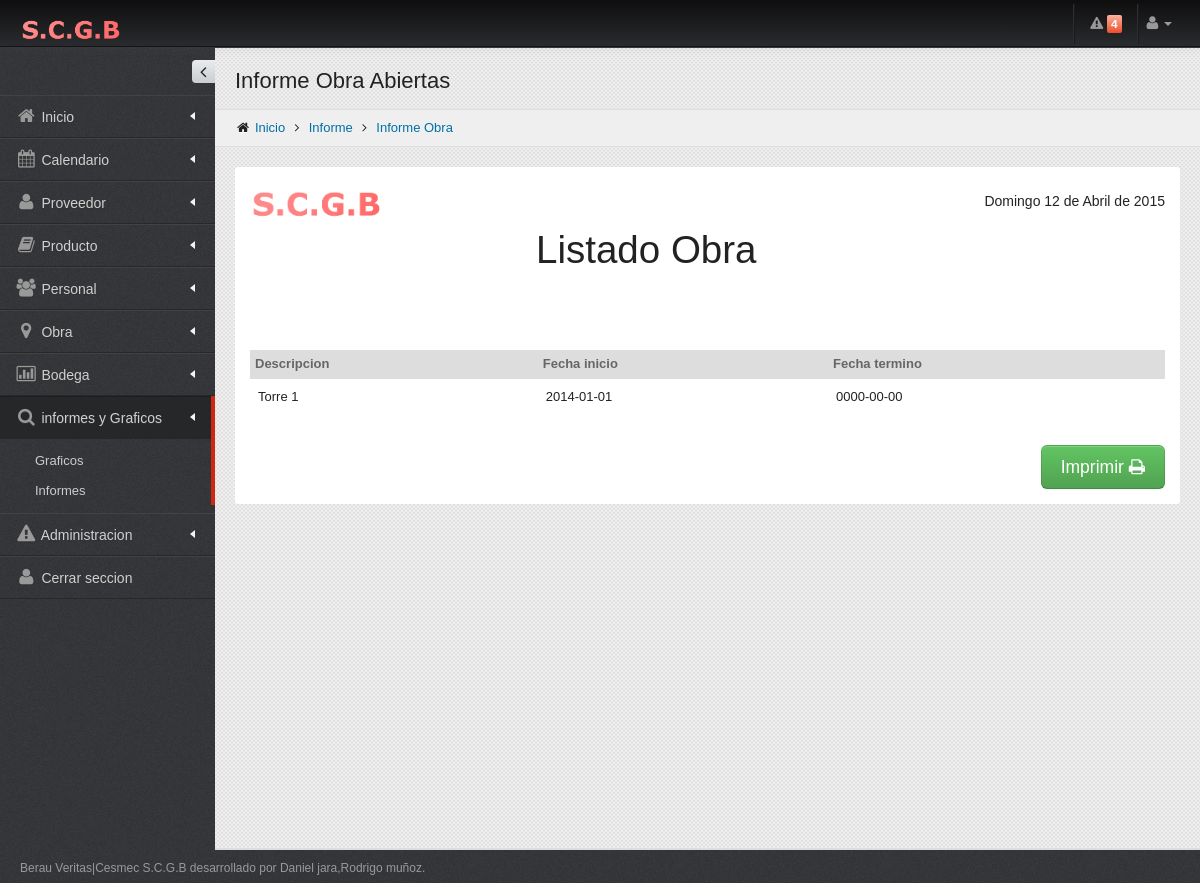
Screenshot of /listados/Listado_Obraab.php (signed in) with the database file from the repository.
### tables this page shows
CREATE TABLE `permiso` (
  `CODIGOPERMISO` int(11) NOT NULL AUTO_INCREMENT,
  `PROVEEDOR` int(1) DEFAULT NULL,
  `PRODUCTO` int(1) DEFAULT NULL,
  `PERSONAL` int(1) DEFAULT NULL,
  `OBRA` int(1) DEFAULT NULL,
  `BODEGA` int(11) DEFAULT NULL,
  `INFORMEYGRAFICO` int(11) DEFAULT NULL,
  `ADMINISTRACION` int(11) DEFAULT NULL,
  PRIMARY KEY (`CODIGOPERMISO`)
);

CREATE TABLE `obra` (
  `CODIGOOBRA` int(11) NOT NULL AUTO_INCREMENT,
  `O_NOMBRE` varchar(30) NOT NULL,
  `O_FECHAINICIO` date NOT NULL,
  `O_FECHATERMINO` date DEFAULT NULL,
  `O_ESTADO` int(1) NOT NULL,
  PRIMARY KEY (`CODIGOOBRA`)
);

### listados/Listado_Obraab.php (the view, shortened to what this page needs)
    <? session_start();
include ("../include/conectar.php");
$CODIGO= $_SESSION["PERMISO"];
?>
<!DOCTYPE html>
 <html lang="es">
<head>
   <link href="../assets/plugins/bootstrap/css/bootstrap.min.css" rel="stylesheet" />
   <link href="../assets/plugins/bootstrap/css/bootstrap-responsive.min.css" rel="stylesheet" media="screen"/>
   <link href="../assets/plugins/font-awesome/css/font-awesome.css" rel="stylesheet" />
   <link href="../assets/css/style.css" rel="stylesheet" />
   <link href="../assets/css/style-responsive.css" rel="stylesheet" />
   <link href="../assets/css/themes/default.css" rel="stylesheet" id="style_color" />
   <link href="../assets/plugins/uniform/css/uniform.default.css" rel="stylesheet" type="text/css" />
   <link href="#" rel="stylesheet" id="style_metro" />
   <link href="../assets/css/pages/invoice.css" rel="stylesheet" type="text/css" />
   <link href="../assets/css/print.css" rel="stylesheet" type="text/css" media="print"/>
</head>
<body class="fixed-top">
   <div id="header" class="navbar navbar-inverse navbar-fixed-top">
      <div class="navbar-inner">
        <div class="container-fluid">
				<a class="brand" href="../inicio.php">
				<img src="../assets/img/logo.png" alt="Conquer" />
				</a>
            <div class="top-nav">
              <? $sql = "SELECT COUNT( p.P_NOMBRE )as NUMERO FROM PRODUCTO p, STOCK s WHERE p.CODIGOPRODUCTO = s.CODIGOPRODUCTO AND p.P_ESTADO =1 AND s.S_CANTIDAD <= s.S_CANTIDADMINIMA ";
	$rs=mysql_query($sql,$conexion);
	while ($row=mysql_fetch_array($rs)){
              ?>
              <ul class="nav pull-right" id="top_menu">
                <li class="divider-vertical hidden-phone hidden-tablet"></li>
                <li  class="dropdown-toggle" id="header_notification_bar"> <a id="pulsate-regular" class="dropdown-toggle" data-toggle="dropdown"> <i class="icon-warning-sign"></i> <span class="label label-important">
                  <?=$row["NUMERO"];?>
                  </span> </a>
                          <?=$row["NUMERO"]; }?>
                </li>
                <li class="divider-vertical hidden-phone hidden-tablet"></li>
                <li class="dropdown"> <a href="#" class="dropdown-toggle" data-toggle="dropdown"> <i class="icon-user"></i> <b class="caret"></b> </a>
                </li>
              </ul>
            </div>
        </div>
      </div>
</div>
<div id="container" class="row-fluid">
      <div id="sidebar" class="nav-collapse collapse">
    <?
	$sql3 = "SELECT PROVEEDOR,PRODUCTO,PERSONAL,OBRA,BODEGA,INFORMEYGRAFICO,ADMINISTRACION from PERMISO WHERE CODIGOPERMISO= $CODIGO ";
	$rs=mysql_query($sql3,$conexion);
	while ($row4=mysql_fetch_array($rs)){
  ?>
    <div class="sidebar-toggler hidden-phone"></div>
    <ul>
      <li class=""> <a href="../inicio.php"> <i class="icon-home"></i> <span class="title ">Inicio</span> <span class="arrow "></span></a></li>
      <li class=""> <a href="Calendario/calendario.php"> <i class="icon-calendar"></i> <span class="title">Calendario</span> <span class="arrow "></span></a></li>
      <? if($row4["PROVEEDOR"]==1){
		?>
      <li class="has-sub "> <a href="javascript:;"> <i class="icon-user "></i> <span class="title" >Proveedor</span> <span class="arrow "></span></a>
      </li>
      <? }
		if($row4["PRODUCTO"]==1){
		?>
      <li class="has-sub "> <a href="javascript:;"> <i class="icon-book"></i> <span class="title">Producto</span> <span class="arrow"></span></a>
      </li>
      <? }
		if($row4["PERSONAL"]==1){
		?>
      <li class="has-sub"> <a href="javascript:;"> <i class="icon-group"></i> <span class="title">Personal</span> <span class="arrow "></span></a>
      </li>
      <? }
		 if($row4["OBRA"]==1){
		?>
      <li class="has-sub "> <a href="javascript:;"> <i class="icon-map-marker"></i> <span class="title">Obra</span> <span class="arrow "></span></a>
      </li>
      <? }
	      if($row4["BODEGA"]==1){
		?>
      <li class="has-sub  "> <a href="javascript:;"> <i class="icon-bar-chart"></i> <span class="title">Bodega</span> <span class="arrow "></span></a>
      </li>
      <? }
	      if($row4["INFORMEYGRAFICO"]==1){
		?>
      <li class="has-sub star active"> <a href="javascript:;"> <i class="icon-search"></i> <span class="title">informes y Graficos</span> <span class="arrow "></span></a>
        <ul class="sub">
          <li ><a href="../graficos/menu_graficos.php">Graficos</a></li>
          <li ><a href="../listados/menu_listados.php">Informes</a></li>
        </ul>
      </li>
      <? }
 if($row4["ADMINISTRACION"]==1){
		?>
      <li class="has-sub  "> <a href="javascript:;"> <i class="icon-warning-sign"></i> <span class="title">Administracion</span> <span class="arrow "></span></a>
      </li>
      <? }
	}
		 ?>
      <li class=""> <a href="../logout.php"> <i class="icon-user"></i> <span class="title">Cerrar seccion</span></a></li>
    </ul>
  </div>
<div id="body">
         <div class="container-fluid">
            <div class="row-fluid hidden-print">
               <div class="span12">
                  <h3 class="page-title">
                     Informe Obra Abiertas </h3>
                  <ul class="breadcrumb">
                     <li>
                        <i class="icon-home"></i>
                        <a href="#">Inicio</a>
                        <i class="icon-angle-right"></i>
                     </li>
                     <li>
                        <a href="../listados/menu_listados.php">Informe</a>
                        <i class="icon-angle-right"></i>
                     </li>
                     <li><a href="#">Informe Obra </a></li>
                  </ul>
               </div>
            </div>
            <div id="page">
               <div class="invoice">
                     <div class="row-fluid invoice-logo">
                        <div class="span2 invoice-logo-space"><img src="../assets/img/logo.png"alt="" width="373" height="109" /> </div>
                         <div class="span10">
                           <p>
                          <span class="span2 muted">
                          <h1>Listado Obra </h1>
                          </span></p>
                        </div>
                     </div>
                     <div class="row-fluid">
                        <table class="table table-advance tabs-stacked">
                           <thead>
                              <tr class="table-condensed">
                                <th>Descripcion </th>
           						<th>Fecha inicio </th>
            					<th>Fecha termino </th>
                              </tr>
                           </thead>
                           <tbody>
						   <?
	$sql = "SELECT O_NOMBRE,O_FECHAINICIO,O_FECHATERMINO FROM obra WHERE O_ESTADO=1";
	$rs=mysql_query($sql,$conexion);
	while ($row=mysql_fetch_array($rs)){
  ?>
                              <tr>
                                <td><?php echo $row['O_NOMBRE']; ?></td>
            <td><?php echo $row['O_FECHAINICIO']; ?></td>
            <td><?php echo $row['O_FECHATERMINO']; ?></td>
                              </tr>
                              <? } ?>
                           </tbody>
                        </table>
                     </div>
                     <div class="row-fluid">
                       <div class="span4"></div>
                        <div class="span8 invoice-block">
                           <br />
                           <a class="btn btn-success btn-large hidden-print" onClick="javascript:window.print();">Imprimir <i class="icon-print icon-big"></i></a>
                        </div>
                     </div>
               </div>
            </div>
         </div>
  </div>
</div>
    <div id="footer">
      Berau Veritas|Cesmec S.C.G.B desarrollado por Daniel jara,Rodrigo muñoz.
   </div>
</body>
</html>

### assets/css/style-responsive.css (style rules this page uses)
@media (min-width: 980px) { #sidebar { position: absolute; width: 215px; } }
@media (min-width: 980px) { #sidebar ul { margin-top:47px; width: 215px; } }
@media (min-width: 980px) { #body { margin-top: 0px !important; } }
@media (min-width: 980px) { .fixed-top #body { margin-top: 20px; } }

### assets/css/themes/default.css (style rules this page uses)
body { color: #222; background-color:#3c3c3c !important; background-image: url(../../img/bg-default.png) !important; }
#header.navbar-inverse .navbar-inner { background-color: #0e0e0f; background-image: -moz-linear-gradient(top, #0e0e0f, #2a2b2e); background-image: -webkit-gradient(linear, 0 0, 0 100%, from(#2a2b2e), to(#2a2b2e)); background-image: -webkit-linear-gradient(top, #0e0e0f, #2a2b2e); background-image: -o-linear-gradient(top, #0e0e0f, #2a2b2e); background-image: linear-gradient(to bottom, #0e0e0f, #2a2b2e); background-repeat: repeat-x; filter: progid:DXImageTransform.Microsoft.gradient(startColorstr='#ff0e0e0f', endColorstr='#ff2a2b2e', GradientType=0); border-color: #141313; webkit-box-shadow: 0 1px 10px rgba(120, 120, 120, .1); -moz-box-shadow: 0 1px 10px rgba(120, 120, 120, .1); box-shadow: 0 1px 10px rgba(120, 120, 120, .1); }
#header.navbar-inverse .divider-vertical { border-left-color: #2c2d2f; border-right-color: #181a1b; }
#sidebar > ul > li > a { border-top: 1px solid #424242 !important; border-bottom: 1px solid #282828 !important; color: #d1d0d0 !important; text-shadow: 0 1px 1px #333 !important; }
#sidebar > ul > li a i { color: #999 !important; }
#sidebar > ul > li.active > a { background: #252728 !important; border-top: 1px solid #1c1d1e !important; border-bottom: 1px solid #242628 !important; }
#sidebar > ul > li > ul.sub > li > a { color: #ccc; text-shadow: 0 1px 1px #000; }

### assets/css/pages/invoice.css (style rules this page uses)
.invoice { padding: 15px; background: #fff; margin-bottom: 20px; -webkit-border-radius: 3px; -moz-border-radius: 3px; border-radius: 3px; }
.invoice table { margin:30px 0 30px; }
.invoice .invoice-logo { margin-bottom:20px; }
.invoice .invoice-logo p { padding:5px 0; font-size:26px; line-height:28px; text-align:right; }
.invoice .invoice-logo p span { display:block; font-size:14px; }
.invoice .invoice-logo-space { margin-bottom:15px; }
.invoice .invoice-block { text-align:right; }

### assets/css/print.css (style rules this page uses)
body { background-image: none !important; }
#header { display: none; }
#sidebar { display: none; }
.hidden-print { display: none; }
#footer { display: none; }
#container { margin: 0px; padding: 0px; }
#body { min-height: auto !important; background-image: none !important; border-bottom: 0 solid #ddd; }

### rows the page displays
permiso: PROVEEDOR 1 (drawn), PRODUCTO 1 (drawn), PERSONAL 1 (drawn), OBRA 1 (drawn), BODEGA 1 (drawn), INFORMEYGRAFICO 1 (drawn), ADMINISTRACION 1 (drawn)
obra: O_NOMBRE "Torre 1", O_FECHAINICIO "2014-01-01", O_FECHATERMINO "0000-00-00"

### other values shown
$row["NUMERO"] "4"
